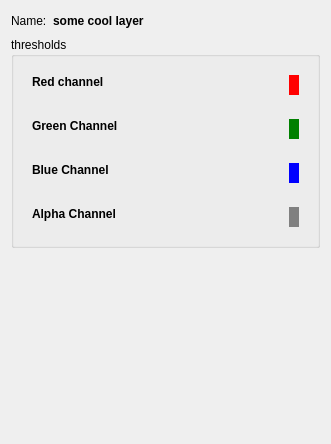
<?xml version="1.0" encoding="UTF-8"?>
<ui version="4.0">
 <class>Dialog</class>
 <widget class="QDialog" name="Dialog">
  <property name="geometry">
   <rect>
    <x>0</x>
    <y>0</y>
    <width>331</width>
    <height>444</height>
   </rect>
  </property>
  <property name="sizePolicy">
   <sizepolicy hsizetype="Preferred" vsizetype="Minimum">
    <horstretch>0</horstretch>
    <verstretch>0</verstretch>
   </sizepolicy>
  </property>
  <property name="windowTitle">
   <string>Dialog</string>
  </property>
  <layout class="QVBoxLayout" name="verticalLayout_6">
   <item>
    <layout class="QHBoxLayout" name="horizontalLayout_5">
     <item>
      <widget class="QLabel" name="label">
       <property name="text">
        <string>Name:</string>
       </property>
      </widget>
     </item>
     <item>
      <widget class="QLabel" name="_layerLabel">
       <property name="text">
        <string>&lt;b&gt;some cool layer&lt;/b&gt;</string>
       </property>
      </widget>
     </item>
     <item>
      <spacer name="horizontalSpacer">
       <property name="orientation">
        <enum>Qt::Horizontal</enum>
       </property>
       <property name="sizeHint" stdset="0">
        <size>
         <width>40</width>
         <height>20</height>
        </size>
       </property>
      </spacer>
     </item>
    </layout>
   </item>
   <item>
    <widget class="QGroupBox" name="_thresholdsGroup">
     <property name="title">
      <string>thresholds</string>
     </property>
     <layout class="QVBoxLayout" name="verticalLayout_5">
      <item>
       <widget class="QWidget" name="redChannel" native="true">
        <property name="sizePolicy">
         <sizepolicy hsizetype="Preferred" vsizetype="Minimum">
          <horstretch>0</horstretch>
          <verstretch>0</verstretch>
         </sizepolicy>
        </property>
        <layout class="QHBoxLayout" name="horizontalLayout">
         <item>
          <layout class="QVBoxLayout" name="verticalLayout">
           <item>
            <widget class="QLabel" name="label_2">
             <property name="text">
              <string>&lt;b&gt;Red channel&lt;/b&gt;</string>
             </property>
            </widget>
           </item>
           <item>
            <widget class="ThresholdingWidget" name="redChannelThresholdingWidget"/>
           </item>
          </layout>
         </item>
         <item>
          <widget class="QWidget" name="widget" native="true">
           <property name="sizePolicy">
            <sizepolicy hsizetype="Fixed" vsizetype="Preferred">
             <horstretch>0</horstretch>
             <verstretch>0</verstretch>
            </sizepolicy>
           </property>
           <property name="minimumSize">
            <size>
             <width>10</width>
             <height>0</height>
            </size>
           </property>
           <property name="styleSheet">
            <string notr="true">background: red</string>
           </property>
          </widget>
         </item>
        </layout>
       </widget>
      </item>
      <item>
       <widget class="QWidget" name="greenChannel" native="true">
        <property name="sizePolicy">
         <sizepolicy hsizetype="Preferred" vsizetype="Minimum">
          <horstretch>0</horstretch>
          <verstretch>0</verstretch>
         </sizepolicy>
        </property>
        <layout class="QHBoxLayout" name="horizontalLayout_2">
         <item>
          <layout class="QVBoxLayout" name="verticalLayout_2">
           <item>
            <widget class="QLabel" name="label_3">
             <property name="text">
              <string>&lt;b&gt;Green Channel&lt;/b&gt;</string>
             </property>
            </widget>
           </item>
           <item>
            <widget class="ThresholdingWidget" name="greenChannelThresholdingWidget"/>
           </item>
          </layout>
         </item>
         <item>
          <widget class="QWidget" name="widget_2" native="true">
           <property name="sizePolicy">
            <sizepolicy hsizetype="Fixed" vsizetype="Preferred">
             <horstretch>0</horstretch>
             <verstretch>0</verstretch>
            </sizepolicy>
           </property>
           <property name="minimumSize">
            <size>
             <width>10</width>
             <height>0</height>
            </size>
           </property>
           <property name="styleSheet">
            <string notr="true">background: green</string>
           </property>
          </widget>
         </item>
        </layout>
       </widget>
      </item>
      <item>
       <widget class="QWidget" name="blueChannel" native="true">
        <property name="sizePolicy">
         <sizepolicy hsizetype="Preferred" vsizetype="Minimum">
          <horstretch>0</horstretch>
          <verstretch>0</verstretch>
         </sizepolicy>
        </property>
        <layout class="QHBoxLayout" name="horizontalLayout_3">
         <item>
          <layout class="QVBoxLayout" name="verticalLayout_3">
           <item>
            <widget class="QLabel" name="label_5">
             <property name="text">
              <string>&lt;b&gt;Blue Channel&lt;/b&gt;</string>
             </property>
            </widget>
           </item>
           <item>
            <widget class="ThresholdingWidget" name="blueChannelThresholdingWidget"/>
           </item>
          </layout>
         </item>
         <item>
          <widget class="QWidget" name="widget_3" native="true">
           <property name="sizePolicy">
            <sizepolicy hsizetype="Fixed" vsizetype="Preferred">
             <horstretch>0</horstretch>
             <verstretch>0</verstretch>
            </sizepolicy>
           </property>
           <property name="minimumSize">
            <size>
             <width>10</width>
             <height>0</height>
            </size>
           </property>
           <property name="styleSheet">
            <string notr="true">background: blue</string>
           </property>
          </widget>
         </item>
        </layout>
       </widget>
      </item>
      <item>
       <widget class="QWidget" name="alphaChannel" native="true">
        <property name="sizePolicy">
         <sizepolicy hsizetype="Preferred" vsizetype="Minimum">
          <horstretch>0</horstretch>
          <verstretch>0</verstretch>
         </sizepolicy>
        </property>
        <layout class="QHBoxLayout" name="horizontalLayout_4">
         <item>
          <layout class="QVBoxLayout" name="verticalLayout_4">
           <item>
            <widget class="QLabel" name="label_6">
             <property name="text">
              <string>&lt;b&gt;Alpha Channel&lt;/b&gt;</string>
             </property>
            </widget>
           </item>
           <item>
            <widget class="ThresholdingWidget" name="alphaChannelThresholdingWidget"/>
           </item>
          </layout>
         </item>
         <item>
          <widget class="QWidget" name="widget_4" native="true">
           <property name="sizePolicy">
            <sizepolicy hsizetype="Fixed" vsizetype="Preferred">
             <horstretch>0</horstretch>
             <verstretch>0</verstretch>
            </sizepolicy>
           </property>
           <property name="minimumSize">
            <size>
             <width>10</width>
             <height>0</height>
            </size>
           </property>
           <property name="styleSheet">
            <string notr="true">background: gray</string>
           </property>
          </widget>
         </item>
        </layout>
       </widget>
      </item>
     </layout>
    </widget>
   </item>
   <item>
    <spacer name="verticalSpacer">
     <property name="orientation">
      <enum>Qt::Vertical</enum>
     </property>
     <property name="sizeHint" stdset="0">
      <size>
       <width>10</width>
       <height>0</height>
      </size>
     </property>
    </spacer>
   </item>
  </layout>
 </widget>
 <customwidgets>
  <customwidget>
   <class>ThresholdingWidget</class>
   <extends>QWidget</extends>
   <header>volumina.widgets.thresholdingWidget</header>
  </customwidget>
 </customwidgets>
 <resources/>
 <connections/>
</ui>
